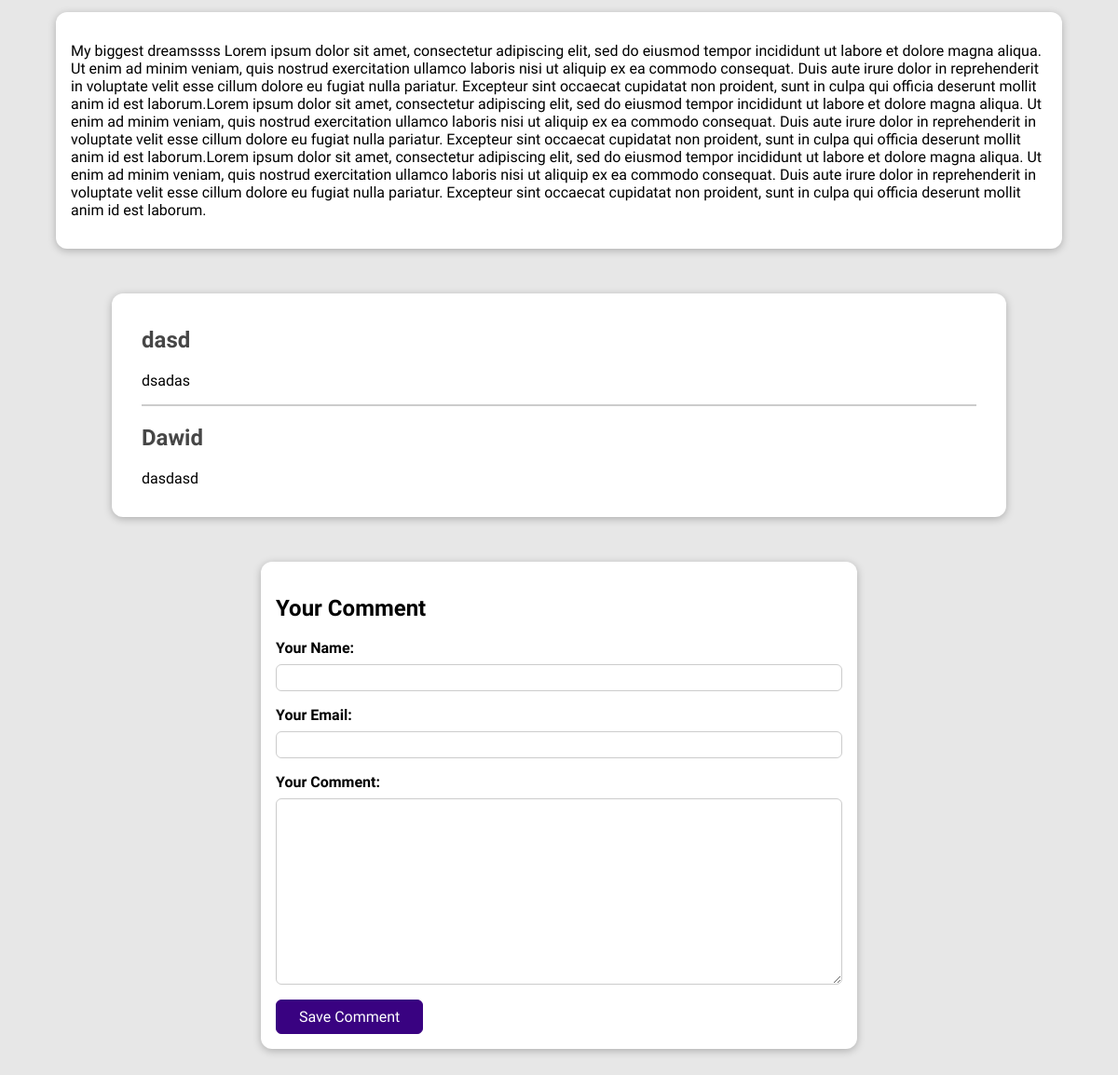
Page /posts/hike-in-the-mountains (lower part) on the earlier database version.
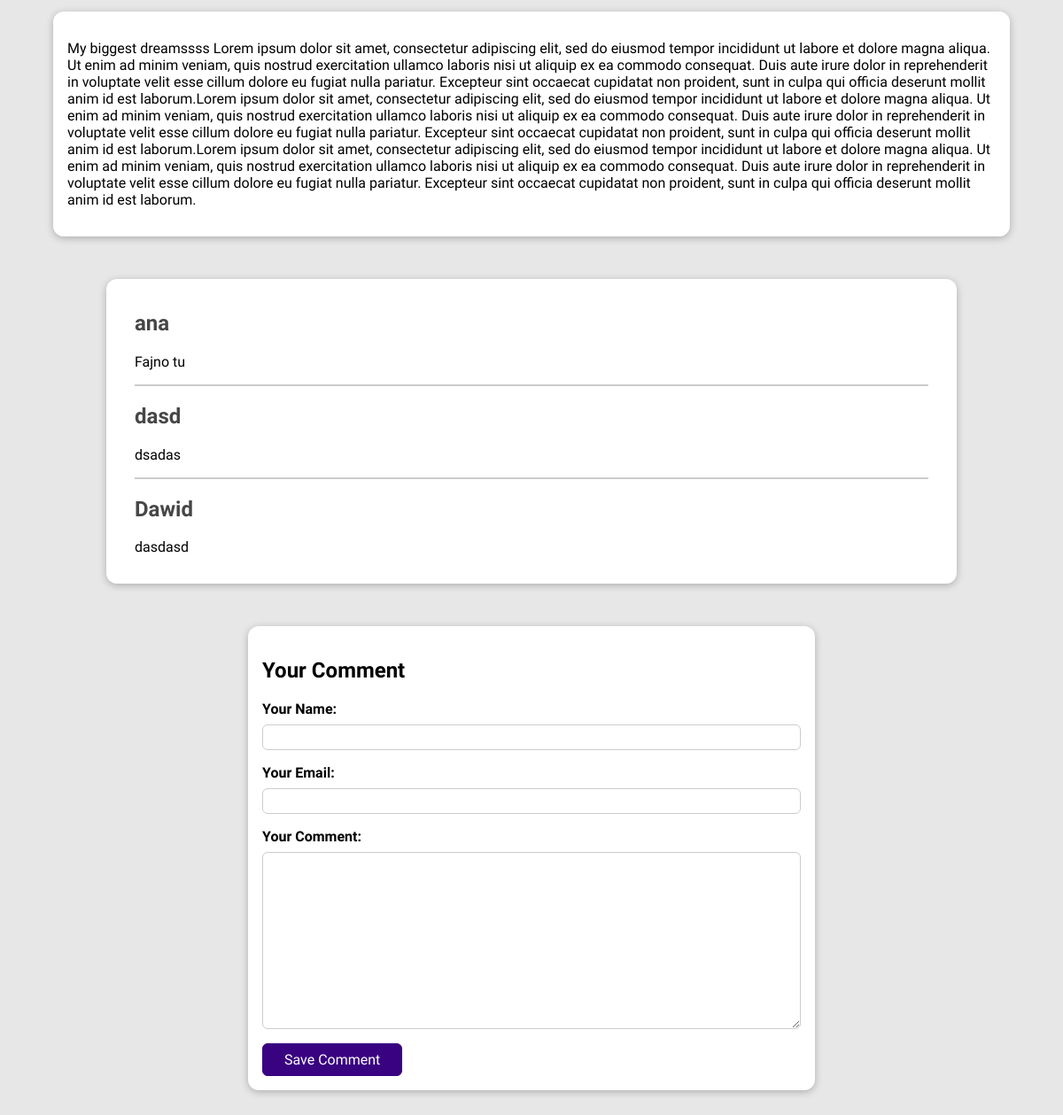
Same page on the later database version.
### blog/models.py (models this page shows)
class Comment(models.Model):
    user_name = models.CharField(max_length=120)
    user_email = models.EmailField()
    text = models.TextField(max_length=400)
    post = models.ForeignKey(Post, on_delete=models.CASCADE, related_name="comments")

### blog/views.py (the view, shortened to what this page needs)
# urls.py: path("posts/<slug:slug>", views.SinglePostView.as_view(), name = "singpo"),
class SinglePostView(View):
    def is_stored_post(self,request,post_id):
        stored_posts = request.session.get("stored_posts")
        if stored_posts is not None:
            is_saved_for_later = post_id in stored_posts
        else:
            is_saved_for_later = False
        return is_saved_for_later
    def get(self, request, slug):
        post = Post.objects.get(slug=slug)
        context = {
            "post": post,
            "post_tags": post.tags.all(),
            "comment_form": CommentForm(),
            "comments": post.comments.all().order_by("-id"),
            "saved_for_later": self.is_stored_post(request, post.id)
        }
        return render(request, "blog/single_post.html", context)

### blog/forms.py
class CommentForm(forms.ModelForm):
    class Meta:
        model = Comment
        exclude = ["post"]
        labels = {
            "user_name": "Your Name",
            "user_email": "Your Email",
            "text": "Your Comment"
            }

### blog/models.py (called while the page is built)
    def __str__(self):
        return f"{self.first_name} {self.last_name} "

### blog/templates/blog/single_post.html (shortened to what this page needs)
{% extends "base.html" %}
{% load static %}
{% block css_files %}
<link rel= "stylesheet" href="{% static "blog/single_post.css" %}"/>
{% endblock %}
{% block content %}
<main>
        {{post.content|linebreaks}}
</main>
    <section id="comments">
        <ul>
            {% for comment in comments %}
             <li>
                <h2>{{ comment.user_name }}</h2>
                <p>{{ comment.text|linebreaks }}</p>
             </li>
             {% endfor %}
            </section>
    <section id="comment-form">
        <h2>Your Comment</h2>
        <form action="{% url "singpo" post.slug %} "method="POST">
            {% for form_field in comment_form %}
            <div class="form-control {% if form_field.errors %} invalid {% endif %}">
                {{ form_field.label_tag }}
                {{ form_field }}
            </div>
        {% endfor %}
            <button>Save Comment</button>
        </form>
    </section>
{% endblock%}

Differences in the rows shown:
added Comment: user_name "ana", text "Fajno tu"
